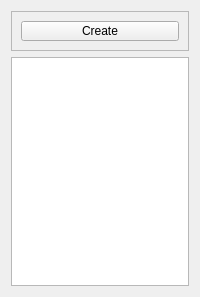
<?xml version="1.0" encoding="UTF-8"?>
<ui version="4.0">
 <class>AlbumListWidget</class>
 <widget class="QWidget" name="AlbumListWidget">
  <property name="geometry">
   <rect>
    <x>0</x>
    <y>0</y>
    <width>200</width>
    <height>297</height>
   </rect>
  </property>
  <property name="windowTitle">
   <string>Form</string>
  </property>
  <layout class="QVBoxLayout" name="verticalLayout_2">
   <item>
    <widget class="QFrame" name="frame">
     <property name="minimumSize">
      <size>
       <width>0</width>
       <height>40</height>
      </size>
     </property>
     <property name="maximumSize">
      <size>
       <width>16777215</width>
       <height>40</height>
      </size>
     </property>
     <property name="autoFillBackground">
      <bool>false</bool>
     </property>
     <property name="frameShape">
      <enum>QFrame::StyledPanel</enum>
     </property>
     <property name="frameShadow">
      <enum>QFrame::Raised</enum>
     </property>
     <layout class="QHBoxLayout" name="horizontalLayout">
      <item>
       <widget class="QPushButton" name="createAlbumButton">
        <property name="sizePolicy">
         <sizepolicy hsizetype="Minimum" vsizetype="Fixed">
          <horstretch>0</horstretch>
          <verstretch>0</verstretch>
         </sizepolicy>
        </property>
        <property name="minimumSize">
         <size>
          <width>0</width>
          <height>20</height>
         </size>
        </property>
        <property name="text">
         <string>Create</string>
        </property>
        <property name="icon">
         <iconset resource="res/resource.qrc">
          <normaloff>:/icons/album-add.png</normaloff>:/icons/album-add.png</iconset>
        </property>
       </widget>
      </item>
     </layout>
    </widget>
   </item>
   <item>
    <widget class="QListView" name="albumList"/>
   </item>
  </layout>
 </widget>
 <resources>
  <include location="res/resource.qrc"/>
 </resources>
 <connections/>
</ui>
